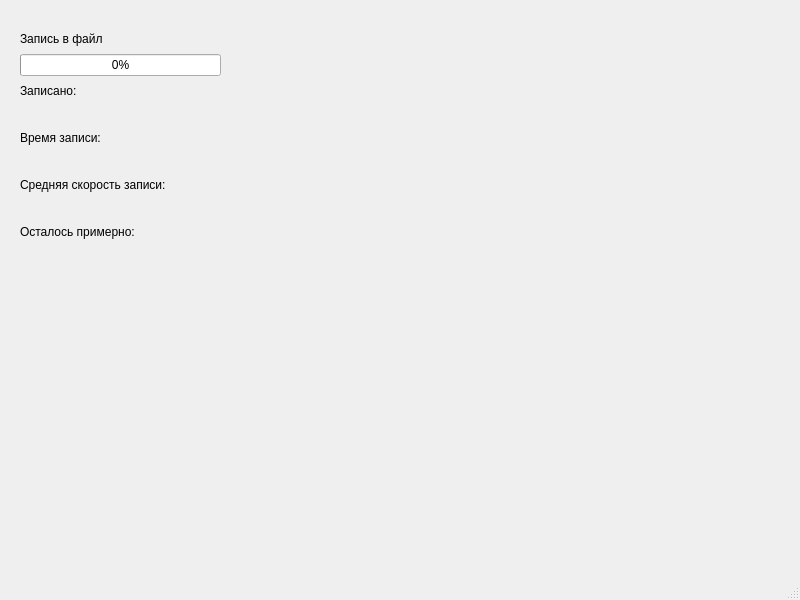
<?xml version="1.0" encoding="UTF-8"?>
<ui version="4.0">
 <class>MainWindow</class>
 <widget class="QMainWindow" name="MainWindow">
  <property name="geometry">
   <rect>
    <x>0</x>
    <y>0</y>
    <width>800</width>
    <height>600</height>
   </rect>
  </property>
  <property name="windowTitle">
   <string>MainWindow</string>
  </property>
  <widget class="QWidget" name="centralwidget">
   <widget class="QWidget" name="">
    <property name="geometry">
     <rect>
      <x>20</x>
      <y>30</y>
      <width>201</width>
      <height>234</height>
     </rect>
    </property>
    <layout class="QVBoxLayout" name="verticalLayout">
     <item>
      <widget class="QLabel" name="label">
       <property name="text">
        <string>Запись в файл</string>
       </property>
      </widget>
     </item>
     <item>
      <widget class="QProgressBar" name="progressBar">
       <property name="toolTip">
        <string/>
       </property>
       <property name="value">
        <number>0</number>
       </property>
      </widget>
     </item>
     <item>
      <widget class="QLabel" name="label_6">
       <property name="text">
        <string>Записано:</string>
       </property>
      </widget>
     </item>
     <item>
      <widget class="QLabel" name="label_7">
       <property name="text">
        <string/>
       </property>
      </widget>
     </item>
     <item>
      <widget class="QLabel" name="label_2">
       <property name="text">
        <string>Время записи:</string>
       </property>
      </widget>
     </item>
     <item>
      <widget class="QLabel" name="label_3">
       <property name="text">
        <string/>
       </property>
      </widget>
     </item>
     <item>
      <widget class="QLabel" name="label_8">
       <property name="text">
        <string>Средняя скорость записи:</string>
       </property>
      </widget>
     </item>
     <item>
      <widget class="QLabel" name="label_9">
       <property name="text">
        <string/>
       </property>
      </widget>
     </item>
     <item>
      <widget class="QLabel" name="label_4">
       <property name="text">
        <string>Осталось примерно:</string>
       </property>
      </widget>
     </item>
     <item>
      <widget class="QLabel" name="label_5">
       <property name="text">
        <string/>
       </property>
      </widget>
     </item>
    </layout>
   </widget>
  </widget>
  <widget class="QMenuBar" name="menubar">
   <property name="geometry">
    <rect>
     <x>0</x>
     <y>0</y>
     <width>800</width>
     <height>22</height>
    </rect>
   </property>
  </widget>
  <widget class="QStatusBar" name="statusbar"/>
 </widget>
 <resources/>
 <connections/>
</ui>
